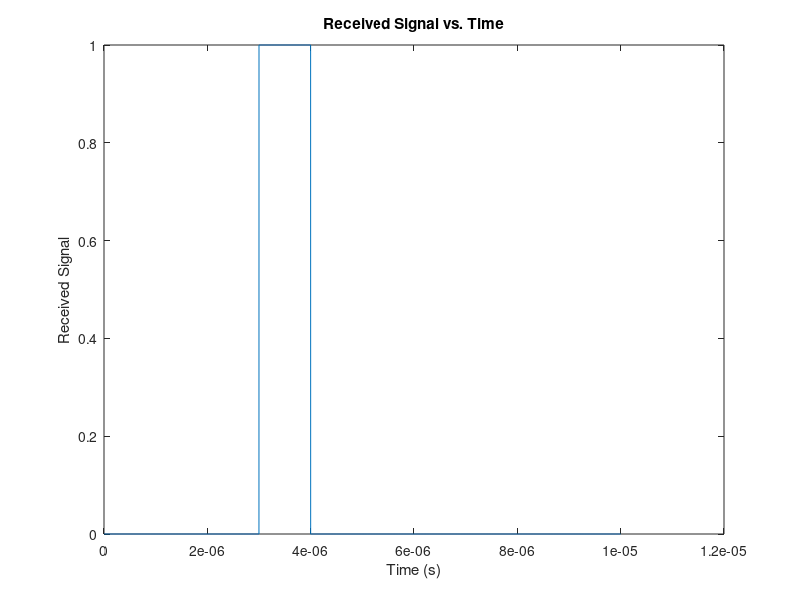

This chart was generated by the following MATLAB code:
ts = 1e-9; 
T = 1e-5;  
tau = 1e-6; 

t=0:ts:T;
tlen=length(t);
sent=zeros(1,tlen);
sent(1:round(tau/ts))=1;

R = 450; 
a = 0.5;
c = 3e8; 

td = 2 * R / c;

received = circshift(sent, round(td/ts));

figure;
plot(t, received);
xlabel('Time (s)');
ylabel('Received Signal');
title('Received Signal vs. Time');
